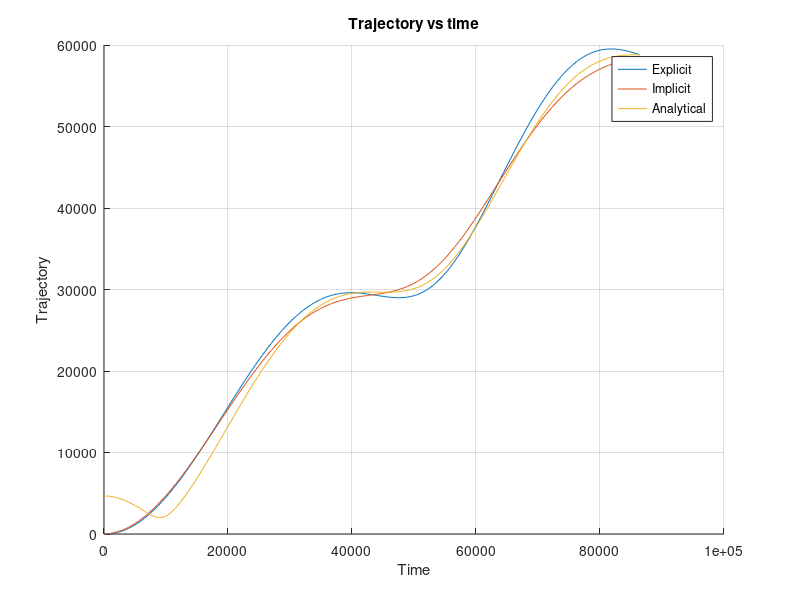
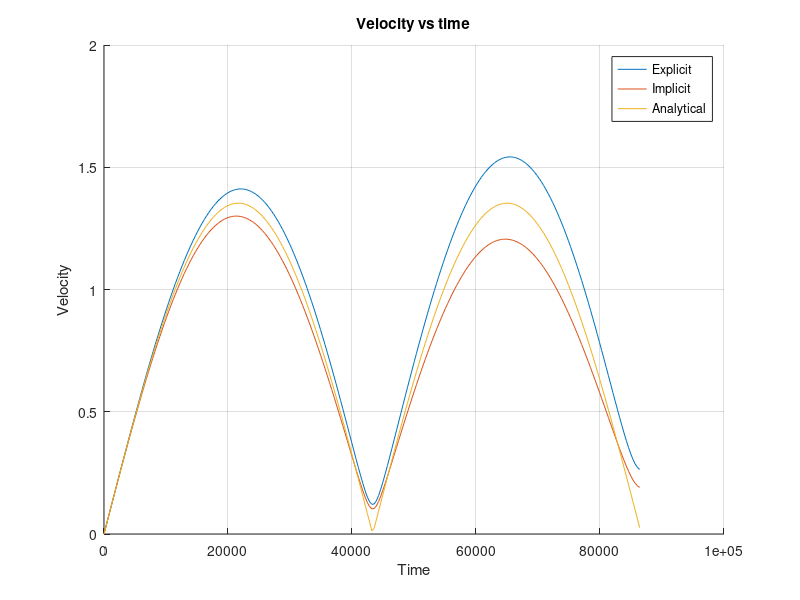
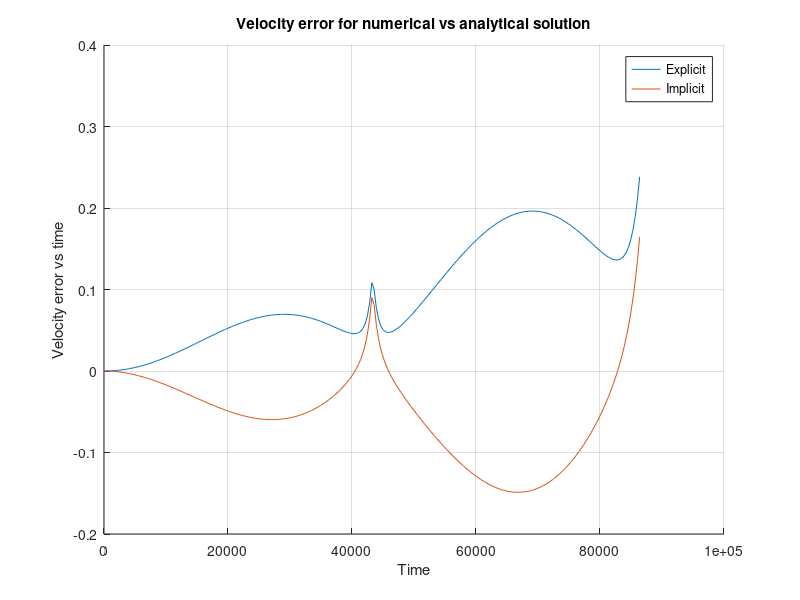
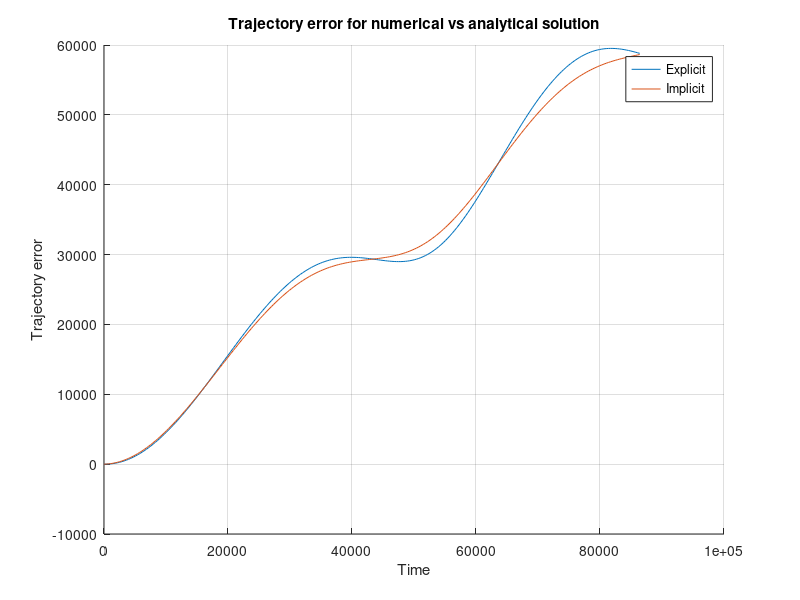

MATLAB code to generate these figures, in order:
clear

% Define initial variables
g = 9.81; % m/s^2
alpha = 1e-5; % rad
f = 1.45*1e-4; % 1/s
x0 = 0; % m
y0 = 0; % m
u0 = 0; % m/s
v0 = 0; % m/s
dt = 360; % s
t = (0:dt:24*3600); % s
len = length(t);

% Analytical solution
A = g * sin(alpha) / f;
u_an = A * sin(f*t);
v_an = -A + A*cos(f*t);
x_an = -A / f*cos(f*t);
y_an = -A * t + A / f*sin(f*t);
velocity_an = sqrt(u_an.^2 + v_an.^2);
trajectory_an = sqrt(x_an.^2 + y_an.^2);

% Explicit solution
x_expl = zeros(1,len);
y_expl = zeros(1,len);
u_expl = zeros(1,len);
v_expl = zeros(1,len);
for n = 1:len-1
    u_expl(n+1) = u_expl(n) + dt * (f*v_expl(n) + g*sin(alpha));
    v_expl(n+1) = v_expl(n) + dt * (-f*u_expl(n));
    x_expl(n+1) = x_expl(n) + dt * u_expl(n);
    y_expl(n+1) = y_expl(n) + dt * v_expl(n);
end
velocity_expl = sqrt(u_expl.^2 + v_expl.^2);
trajectory_expl = sqrt(x_expl.^2 + y_expl.^2);

% Implicit solution
x_impl = zeros(1,len);
y_impl = zeros(1,len);
u_impl = zeros(1,len);
v_impl = zeros(1,len);
for n = 1:len-1
    coeff = 1 + dt^2 * f^2;
    u_impl(n+1) = (u_impl(n) + dt * (f*v_impl(n) + g*sin(alpha))) / coeff;
    v_impl(n+1) = (v_impl(n) + dt * (-f*u_impl(n+1)));
    x_impl(n+1) = x_impl(n) + dt * u_impl(n+1);
    y_impl(n+1) = y_impl(n) + dt * v_impl(n+1);
end
velocity_impl = sqrt(u_impl.^2 + v_impl.^2);
trajectory_impl = sqrt(x_impl.^2 + y_impl.^2);

% Plotting
h1 = figure;
hold on;
grid on;
title('Trajectory vs time');
xlabel('Time') 
ylabel('Trajectory');
plot(t, trajectory_expl, 'DisplayName','Explicit');
plot(t, trajectory_impl, 'DisplayName','Implicit');
plot(t, trajectory_an, 'DisplayName','Analytical');
legend('Explicit','Implicit','Analytical');
hold off;
saveas(h1, 'ex1_trajectory','jpg');

h2 = figure;
hold on;
grid on;
title('Velocity vs time');
xlabel('Time') 
ylabel('Velocity');
plot(t, velocity_expl, 'DisplayName','Explicit');
plot(t, velocity_impl, 'DisplayName','Implicit');
plot(t, velocity_an, 'DisplayName','Analytical');
legend('Explicit','Implicit','Analytical');
hold off;
saveas(h2, 'ex1_velocity','jpg');

% Error calculation
err_impl_vel = velocity_impl - velocity_an;
err_expl_vel = velocity_expl - velocity_an;
err_impl_traj = trajectory_impl - velocity_an;
err_expl_traj = trajectory_expl - velocity_an;

% Error plotting
h3 = figure;
hold on;
grid on;
title('Velocity error for numerical vs analytical solution');
xlabel('Time') 
ylabel('Velocity error vs time');
plot(t, err_expl_vel, 'DisplayName','Explicit');
plot(t, err_impl_vel, 'DisplayName','Implicit');
legend('Explicit','Implicit');
hold off;
saveas(h3, 'ex1_velocity_error','jpg');

h4 = figure;
hold on;
grid on;
title('Trajectory error for numerical vs analytical solution');
xlabel('Time') 
ylabel('Trajectory error');
plot(t, err_expl_traj, 'DisplayName','Explicit');
plot(t, err_impl_traj, 'DisplayName','Implicit');
legend('Explicit','Implicit');
hold off;
saveas(h4, 'ex1_trajectory_error','jpg');
